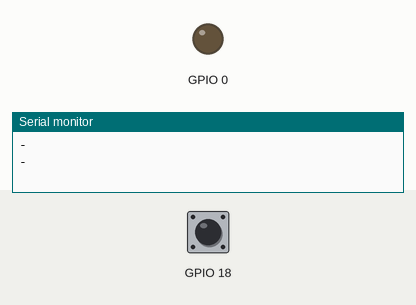
Recording of a sketch running on a simulated ESP32. On the bench: output pins drawn as LEDs (lit = HIGH), the last lines printed to the serial monitor. The inputs (shaded band) are chosen by the test bench; at power-on: GPIO 18 HIGH.

Above: at 1.2 s.
1.3 s: GPIO 18 pulled LOW for 0.15 s
2.9 s: GPIO 18 pulled LOW for 1 s
At 4.6 s:
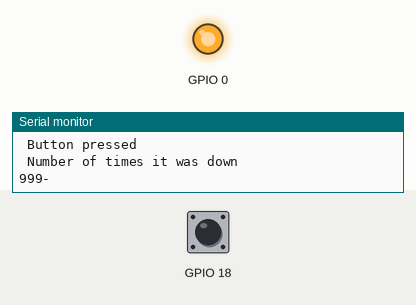
5.4 s: GPIO 18 driven LOW
Timing chart, 0 to 8.4 s (numbered marks = the images above; inputs shaded):
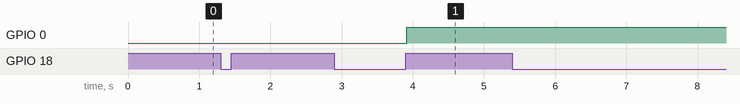

The sketch:

btn_debounce.ino
```cpp
struct Button {
  const uint8_t PIN;
  volatile uint32_t numberKeyPresses;
  volatile bool pressed;
};
Button button1 = {18, 0, false};

hw_timer_t * timer = NULL;

//portMUX_TYPE timerMux = portMUX_INITIALIZER_UNLOCKED;

void IRAM_ATTR onTime();
void IRAM_ATTR isr();

boolean state = HIGH;
void setup() {
  Serial.begin(115200);
  pinMode(0, OUTPUT);
  pinMode(button1.PIN, INPUT_PULLUP);
  attachInterrupt(button1.PIN, isr, FALLING);
}


//Called on the first negedge and then susequently starts the timer interrupt
//A negedge can be a pre-emption for a short press, a long press or an EMI interference
//That is decided in the timer interrupts
void IRAM_ATTR isr() {
    detachInterrupt(button1.PIN);
  // Configure Prescaler to 80, as our timer runs @ 80Mhz
  // Giving an output of 80,000,000 / 80 = 1,000,000 ticks / second
  timer = timerBegin(0, 80, true);
  timerAttachInterrupt(timer, &onTime, true);
  // Fire Interrupt every 1m ticks, so 1s
  timerAlarmWrite(timer, 1000, true);
  timerAlarmEnable(timer);
}

volatile int hold = 0;
volatile long int cold = 0;
volatile long int told = 0;
volatile int lng_press = 0;

void IRAM_ATTR onTime() {
  //portENTER_CRITICAL_ISR(&timerMux);
  //Serial.print(" In timer interrupt \n");
  int interrupt_val = digitalRead(button1.PIN);
  if(interrupt_val == HIGH)
  {
    cold = 0;
    hold++;

  }
    else{
      hold = 0;
      cold++ ;
      told++;
    }
  if(hold == 16){
  if(lng_press == 1){//This is to avoid a false button signal while letting go of the long button press
  timerAlarmDisable(timer);
  timerDetachInterrupt(timer);  // detach interrupt
  timerEnd(timer);
  lng_press = 0;
  attachInterrupt(button1.PIN, isr, FALLING);//Restarting entire process

    }
  else{//This is the area where we get a short button press
  Serial.print(" Button pressed \n");
  state = !state;
  digitalWrite(0, state);

  Serial.print(" Number of times it was down \n"+String(told));//To identify if the negedge was caused by emi
  told = 0;

  timerAlarmDisable(timer);
  timerDetachInterrupt(timer);  // detach interrupt
  timerEnd(timer);
  attachInterrupt(button1.PIN, isr, FALLING);//Restarting entire process
    }
  }
  else{//This is the area we get a long button press
        if(cold == 1000){
            lng_press = 1;
            told = 0;
            Serial.print(" Very long button pressed \n");
          }
    }

  //portEXIT_CRITICAL_ISR(&timerMux);
}


void loop() {

      Serial.println("-");
      delay(1000);


}
```

Measured:
- after the input at 2.9 s, GPIO 0: LOW → HIGH after 1.0 s
